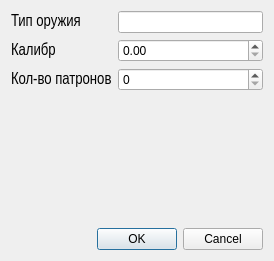
<?xml version="1.0" encoding="UTF-8"?>
<ui version="4.0">
 <class>addGunDialog</class>
 <widget class="QDialog" name="addGunDialog">
  <property name="geometry">
   <rect>
    <x>0</x>
    <y>0</y>
    <width>274</width>
    <height>261</height>
   </rect>
  </property>
  <property name="windowTitle">
   <string>Dialog</string>
  </property>
  <layout class="QHBoxLayout" name="horizontalLayout">
   <item>
    <layout class="QVBoxLayout" name="verticalLayout">
     <property name="rightMargin">
      <number>0</number>
     </property>
     <item>
      <layout class="QFormLayout" name="formLayout_2">
       <property name="rightMargin">
        <number>0</number>
       </property>
       <item row="0" column="0">
        <widget class="QLabel" name="label_1">
         <property name="font">
          <font>
           <family>Arial Narrow</family>
           <pointsize>12</pointsize>
          </font>
         </property>
         <property name="text">
          <string>Тип оружия</string>
         </property>
        </widget>
       </item>
       <item row="0" column="1">
        <widget class="QLineEdit" name="gun"/>
       </item>
       <item row="1" column="0">
        <widget class="QLabel" name="label_2">
         <property name="font">
          <font>
           <family>Arial Narrow</family>
           <pointsize>12</pointsize>
          </font>
         </property>
         <property name="text">
          <string>Калибр</string>
         </property>
        </widget>
       </item>
       <item row="2" column="0">
        <widget class="QLabel" name="label_3">
         <property name="font">
          <font>
           <family>Arial Narrow</family>
           <pointsize>12</pointsize>
          </font>
         </property>
         <property name="text">
          <string>Кол-во патронов</string>
         </property>
        </widget>
       </item>
       <item row="2" column="1">
        <widget class="QSpinBox" name="count">
         <property name="maximum">
          <number>5000</number>
         </property>
        </widget>
       </item>
       <item row="1" column="1">
        <widget class="QDoubleSpinBox" name="caliber">
         <property name="maximum">
          <double>1000.990000000000009</double>
         </property>
        </widget>
       </item>
      </layout>
     </item>
     <item>
      <widget class="QDialogButtonBox" name="buttonBox">
       <property name="standardButtons">
        <set>QDialogButtonBox::Cancel|QDialogButtonBox::Ok</set>
       </property>
      </widget>
     </item>
    </layout>
   </item>
  </layout>
 </widget>
 <resources/>
 <connections/>
</ui>
